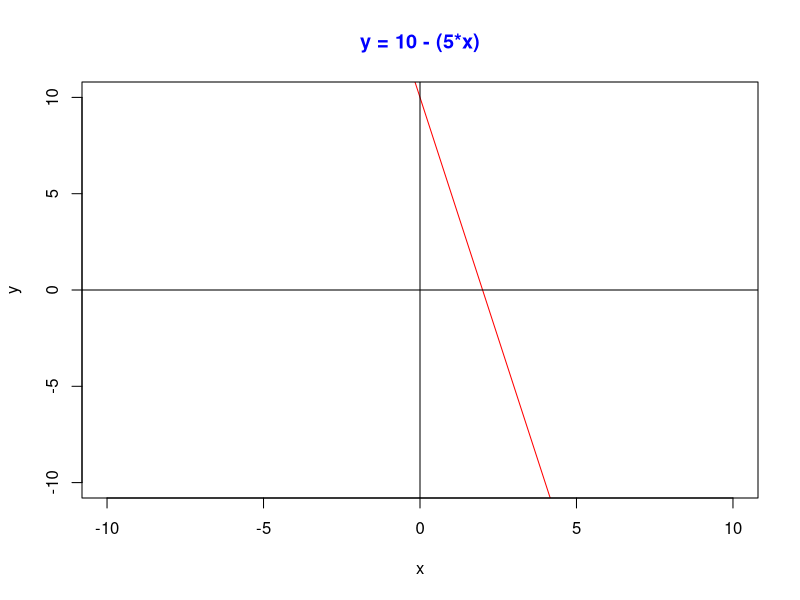

Generate this figure with R:
# generating the graph for y=x^2-500

x = -10:10
y = 10 - (5*x)
plot(x,y, type="l", col="red", xlim=c(-10,10), ylim=c(-10, 10))
abline(h=0, v=0)
title(main="y = 10 - (5*x)", col.main="blue", font.main=2)


